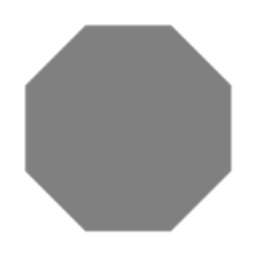
#> input picture CV-lecture-quizzes-python-master/2A-L5/images/octagon.png, 256 x 256 px
$ python gradient_quiz.py   (older library calls are emulated)
#> lines starting #> are read from the running program, lines starting #| are printed output that depends on the picture; after the words box and inside, x2 and y2 are one past the last pixel; in counts of white or black regions, pixels touching at a corner belong together
import cv2
import numpy as np


def normalize(img_in):
    img_out = np.zeros(img_in.shape)
    cv2.normalize(img_in, img_out, alpha=0, beta=255, norm_type=cv2.NORM_MINMAX)
    return img_out


# Gradient Direction
def select_gdir(gmag, gdir, mag_min, angle_low, angle_high):
    # TODO: Find and return pixels that fall within the desired mag, angle range
    result = gmag >= mag_min
    result &= gdir >= angle_low
    result &= gdir <= angle_high
    return result.astype(np.float)

# Load and convert image to double type, range [0, 1] for convenience
img = cv2.imread('images/octagon.png', 0) / 255.
#> img: shape (256, 256) float64; min 0.502, max 1, mean 0.733
cv2.imshow('Image', img)  # assumes [0, 1] range for double images

# Compute x, y gradients
gx = cv2.Sobel(img, -1, dx=1, dy=0)
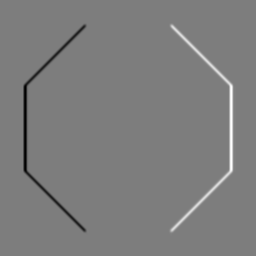
#> gx: shape (256, 256) float64; min -1.29, max 1.32, mean -1.36e-20; drawn with min black and max white
gy = cv2.Sobel(img, -1, dx=0, dy=1)
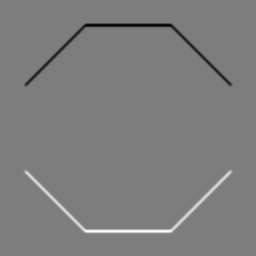
#> gy: shape (256, 256) float64; min -1.29, max 1.32, mean 0; drawn with min black and max white
cv2.imshow('Gx', gx)
cv2.imshow('Gy', gy)
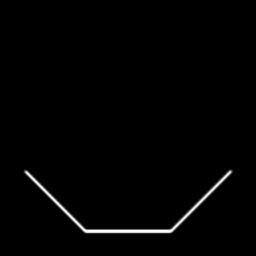
#> window 'Gy': shape (256, 256); min 0, max 255, mean 3

gmag = np.sqrt(gx**2 + gy**2)
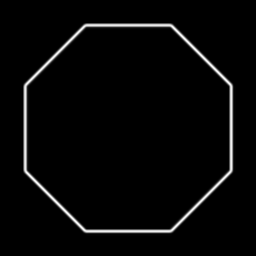
#> gmag: shape (256, 256) float64; min 0, max 1.39, mean 0.0414; drawn with min black and max white

# The minus sign here is used based on how imgradient is implemented in octave
# See https://sourceforge.net/p/octave/image/ci/default/tree/inst/imgradient.m#l61
gdir = np.arctan2(-gy, gx) * 180 / np.pi
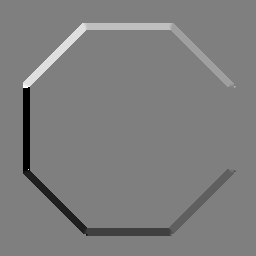
#> gdir: shape (256, 256) float64; min -180, max 179.5, mean -1.6; drawn with min black and max white
cv2.imshow('Gmag', gmag / (4 * np.sqrt(2)))
cv2.imshow('Gdir', normalize(gdir).astype(np.uint8))

# Find pixels with desired gradient direction
my_grad = select_gdir(gmag, gdir, 1, 30, 60)
#> in select_gdir, `result = gmag >= mag_min`:
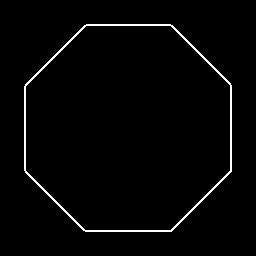
#> result: shape (256, 256) bool; 2.1% white in thin lines or dots, all inside (x1, y1, x2, y2) = (24, 24, 232, 232)
#> in select_gdir, `result &= gdir <= angle_high`:
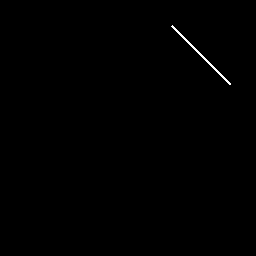
#> result: shape (256, 256) bool; 0.27% white in thin lines or dots, all inside (x1, y1, x2, y2) = (171, 25, 231, 85)
cv2.imshow('My Grad', my_grad)
cv2.waitKey(0)
